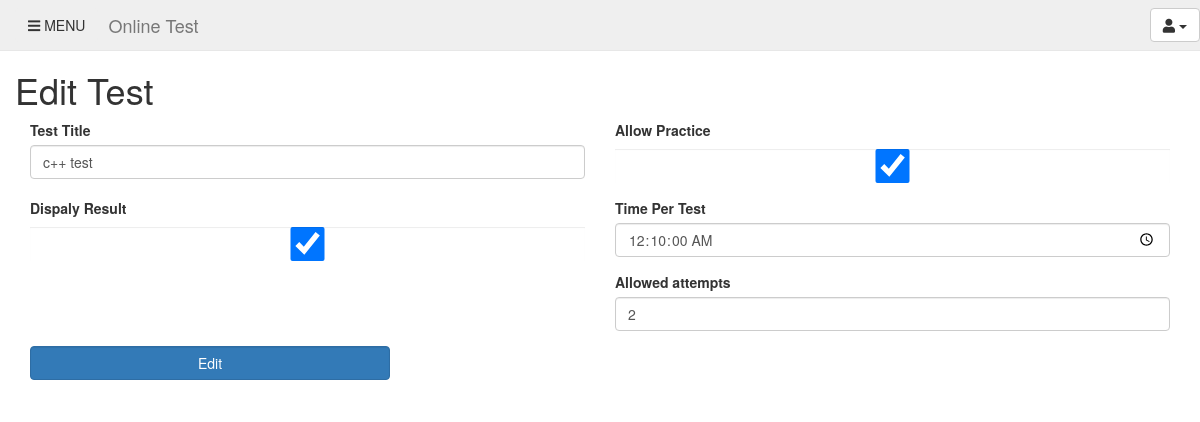
The page /project008/php/editTest.php?id=14 (signed in) on the database its author committed.
### tables this page shows
CREATE TABLE IF NOT EXISTS `test` (
  `id` int(11) NOT NULL AUTO_INCREMENT,
  `title` varchar(50) NOT NULL,
  `allowPractice` bit(1) DEFAULT NULL,
  `active` bit(1) DEFAULT NULL,
  `timePerTest` time DEFAULT NULL,
  `createdBy` varchar(50) DEFAULT NULL,
  `allowResult` bit(1) DEFAULT b'1',
  `allowedAttempts` int(11) NOT NULL DEFAULT '1',
  PRIMARY KEY (`id`),
  KEY `createdBy` (`createdBy`)
);

### project008/php/editTest.php (the view, shortened to what this page needs)
<?php
 	include 'connection.php';
if(isset($_GET['id'])){
	$id=$_GET['id'];
	$result=$con->query("select * from test where id=$id");
	$r=$result->fetch_assoc();
}
 ?>
<!DOCTYPE html>
<html>
<head>
  		<link rel="stylesheet" href="https://maxcdn.bootstrapcdn.com/bootstrap/3.3.7/css/bootstrap.min.css">
  		<link rel="stylesheet" href="https://use.fontawesome.com/releases/v5.2.0/css/all.css">
		<link rel="stylesheet" type="text/css" href="http://localhost/project008/css/homepage.css">
</head>
<body>
	<div id="wrapper"  >
	<div class="main" >
			<nav class="navbar navbar-default navbar-fixed-top " id="navbar" >
				<div class="container-fluid">
					 <ul class="nav navbar-nav">
					      <li >
								<button class="btn navbar-btn" id="tgbtn"><span class="fa fa-bars" aria-hidden="true"></span>  MENU</button>
						  </li>
			    	 </ul>
					<div class="navbar-header">
						<a class="navbar-brand" href="">Online Test</a>
					</div>
					<ul class="nav navbar-nav navbar-right">
								<li class="dropdown">
									<button class="btn btn-default dropdown-toggle navbar-btn" type="button" id="menu1" data-toggle="dropdown"><span class="fa fa-user" ></span>
									<span class="caret"></span></button>
							</li>
					</ul>
				</div>
			</nav>
		<div id="content" class="container-fluid content">
		<h1>Edit Test</h1>
					<form method="post" action="editTestX.php">
						<div class="form-group col-sm-6" >
						    <label >Test Title</label>
						    <input type="text" class="form-control" id="title" placeholder="" name="title" value=<?php echo "\"".$r['title']."\"" ?>>
						</div>
						<div class="form-group col-sm-6 ">
						    <label >Allow Practice</label>
						    <input type="checkbox" class="form-control" id="allowPractice" placeholder="" name="allowPractice" <?php if($r['allowPractice']==1){ echo "checked";} ?>>
						</div>
						<div class="form-group col-sm-6 ">
						    <label >Dispaly Result</label>
						    <input type="checkbox" class="form-control" id="allowResult" placeholder="" name="allowResult" <?php if($r['allowResult']==1){ echo "checked";} ?>>
						</div>
						<div class="form-group col-sm-6">
						    <label >Time Per Test</label>
						    <input type="time" class="form-control" id="timePerTest" placeholder="" name="timePerTest" step="1" value=<?php echo "\"".$r['timePerTest']."\"" ?>>
						</div>
						<div class="form-group col-sm-6" >
						    <label >Allowed attempts</label>
						    <input type="text" class="form-control" id="allowedAttempts" placeholder="" name="allowedAttempts" value=<?php echo "\"".$r['allowedAttempts']."\"" ?>>
						</div>
						<br>
						<div class="form-group col-sm-4">
						    <input name="submit" type="submit" class="form-control btn btn-primary" value="Edit">
						</div>
					</form>
</div>
</body>
</html>

### project008/css/homepage.css (style rules this page uses)
.navbar { background-color: #efefef; transition: 0.5s; }
.main { margin-top: 50px; transition: 0.5s; }
.navbar-header { padding-left: 10px; }

### rows shown on the page
test: title "c++ test", allowPractice "☑", allowResult "☑", timePerTest "00:10:00", allowedAttempts "2"
